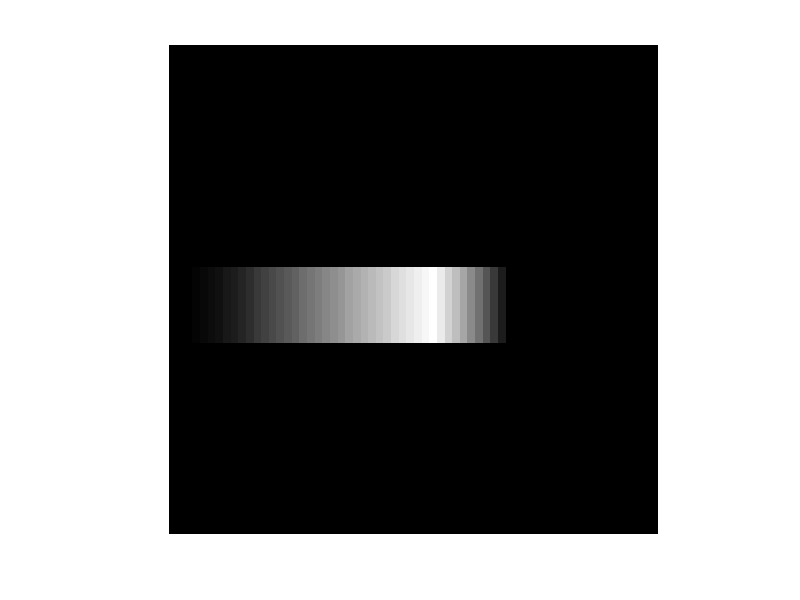

The MATLAB script that drew this image:
clc,
clear all,
close all,
% Parameters
frameSize = 64;
objectSize = 10;
s = 35;

img = zeros(frameSize, frameSize);

%%%%%%% Linear moving %%%%%%%
xStart = 1; % Starting x position
yPos = 30; % y position (centered vertically)
if s == 0
    img(yPos:yPos + objectSize - 1, round(xPos):round(xPos + objectSize - 1)) = 255;
else
% Loop to create the blur effect 
for i = 0:s-1
    xPos = xStart + i * 1;
    
    if round(xPos) + objectSize - 1 <= frameSize
        intensity = 255 - ((s - i) / s)*255;
        mea = zeros(frameSize, frameSize);        
        mea(yPos:yPos + objectSize - 1, xPos:xPos + objectSize - 1) = intensity;
        img = img + mea;
    end
end
end

%%%%%%% Diagonally moving %%%%%%%
% xStart = 1; % Starting x position
% yStart = 1; % Starting y position (centered vertically)
% 
% % Loop to create the blur effect
% for i = 0:s-1
%    % Calculate the current position of the square
%     xPos = xStart + i; % Increment x position based on speed
%     yPos = yStart + i; % Increment y position for diagonal movement
%     
%     % Ensure the square does not go out of bounds
%     if round(xPos) + objectSize - 1 <= frameSize && round(yPos) + objectSize - 1 <= frameSize
%         % Draw the square at the current position with decreasing intensity
%         intensity = 255 - ((s - i) / s) * 255; % Decrease intensity over time
%         img(yPos:yPos + objectSize - 1, xPos:xPos + objectSize - 1) = intensity;
%     end
% end

%%%%%%% oscillation %%%%%%%


img = img / max(img(:));
% Display the static blurry image
imshow(img, 'InitialMagnification', 'fit');
% title(sprintf('Exposure Time %f, speed %d', exposureTime, speed));
